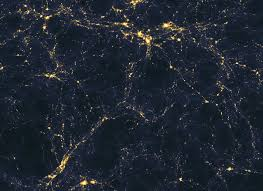
#> input picture t1/image.jpeg, 263 x 191 px
$ jupyter execute t1.ipynb
#> lines starting #> are read from the running program, lines starting #| are printed output that depends on the picture; after the words box and inside, x2 and y2 are one past the last pixel; in counts of white or black regions, pixels touching at a corner belong together
#> further down, img is the input picture: shape (191, 263, 3); mean R, G, B 31.9, 39, 49.3
[cell 1]
import numpy as np
import matplotlib.pyplot as plt
from skimage.filters import gaussian, threshold_otsu
from skimage.morphology import remove_small_objects, medial_axis, white_tophat, disk, dilation, erosion
from skimage.filters import median
from scipy.ndimage import binary_fill_holes, label
from scipy.signal import convolve2d

[cell 2]
class FilFinderPipeline:
    def __init__(self, image):
        # Garante que a imagem de entrada seja 2D e do tipo float
        self.image = image.mean(axis=2).astype(float) if image.ndim == 3 else image.astype(float)
        self.params = self._get_default_params()

        # Armazena os resultados intermediários
        self.flattened_image = None
        self.smoothed_image = None
        self.adaptive_mask = None
        self.skeleton = None
        self.pruned_skeleton = None

        # Armazena os resultados novos
        self.tophat_image = None
        self.otsu_mask = None
        self.filled_mask = None
        self.morphological_gradient = None


    def _get_default_params(self):
        return {
            'gaussian_sigma': 1.0,            # Sigma para suavização Gaussiana
            'adaptive_threshold_size': 40,  # Tamanho do patch para limiar adaptativo
            'min_mask_area': 20,              # Área mínima para um objeto na máscara
            'median_filter_size': 5,          # Tamanho do filtro de mediana para limpar a máscara
            'prune_threshold': 15,            # Limiar de comprimento para poda de ramos

            'tophat_radius': 15,              # Raio do elemento estruturante para o top-hat
            'gradient_radius': 5,             # Raio do elemento estruturante para o gradiente
        }

    # A imagem é transformada usando uma função arco-tangente para
    # suprimir objetos muito brilhantes que poderiam ofuscar os filamentos.

    # Etapa 1: Achatamento da Imagem
    def flatten_image(self):
        positive_pixels = self.image[self.image > 0]
        if positive_pixels.size == 0:
            self.flattened_image = self.image.copy()
            return self.flattened_image

        log = np.log(positive_pixels)
        mu = np.mean(log)
#> mu = 3.6
        sigma = np.std(log)
#> sigma = 0.384

        i_0 = np.exp(mu + 2 * sigma)
#> i_0 = 79.08
        self.flattened_image = i_0 * np.arctan(self.image / i_0)
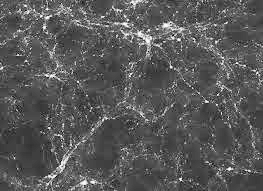
#> self.flattened_image: shape (191, 263) float64; min 1, max 99.62, mean 35.4; drawn with min black and max white
        print("Etapa 1: Imagem achatada com sucesso.")
        return self.flattened_image

    # Os dados achatados são suavizados com um filtro Gaussiano para minimizar
    # variações de pequena escala dentro dos filamentos (0.05 pc), o que ajuda a evitar
    # a detecção de elementos ruidosos.

    # Etapa 2: Suavização
    def smooth_image(self, image):
        self.smoothed_image = gaussian(image, sigma=self.params['gaussian_sigma'])
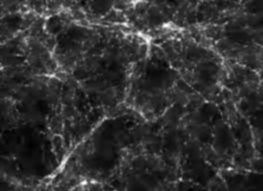
#> self.smoothed_image: shape (191, 263) float64; min 21.14, max 92.98, mean 35.4; drawn with min black and max white
        print("Etapa 2: Imagem suavizada.")
        return self.smoothed_image

    # Em vez de um único limiar de brilho para toda a imagem,
    # o algoritmo compara cada pixel com a mediana de uma pequena
    # área ao seu redor (tamanho do patch de 0.2 pc). Isso permite que filamentos sejam detectados
    # tanto em regiões brilhantes quanto em regiões mais fracas da imagem.

    # Objetos na máscara com uma área menor que um limiar (5pi(0.1 pc)^2)
    # são removidos, pois são considerados ruído.

    # Um filtro de mediana final é aplicado para suavizar as bordas dos objetos na máscara,
    # o que limita a criação de ramificações fake na etapa seguinte.

    def create_mask(self, image):

        # Etapa 3: Criar máscara com limiar adaptativo.
        footprint = np.ones((self.params['adaptive_threshold_size'], self.params['adaptive_threshold_size']))
        local_median = median(image, footprint)
        adaptive_mask = image > local_median

        # Etapa 4: Remover objetos pequenos com área abaixo de um limiar.
        cleaned_mask = remove_small_objects(adaptive_mask, min_size = 5*np.pi*(self.params['min_mask_area'])**2)
        print("Etapas 3 e 4: Máscara adaptativa criada e objetos pequenos removidos.")

        # Etapa 5: Aplicar filtro de mediana para suavizar as bordas da máscara.
        self.mask = median(cleaned_mask, np.ones((self.params['median_filter_size'], self.params['median_filter_size'])))
        print("Etapa 5: Máscara finalizada.")
        return self.mask

    # Após a criação da máscara, cada estrutura é reduzida a um esqueleto usando
    # Medial Axis Transform. Contudo, este processo cria muitas pequenas
    # ramificações indesejadas que precisam ser podadas.

    # Etapa 6: Esqueletização
    def skeletonize(self, mask):
        self.skeleton = medial_axis(mask)
        print("Etapa 6: Esqueletização concluída.")
        return self.skeleton

    # Etapa 7: Poda do Esqueleto
    def prune_skeleton(self, skeleton):

        kernel = np.ones((3, 3), dtype=np.uint8)
        neighbors = convolve2d(skeleton, kernel, mode='same') * skeleton
        endpoints = (neighbors == 2) # (1 para o próprio pixel, 1 para o vizinho)

        labeled_skeleton, num_branches = label(self.skeleton)

        pruned_skeleton = skeleton.copy()

        for i in range(1, num_branches + 1):
            branch_pixels = np.argwhere(labeled_skeleton == i)

            if len(branch_pixels) < self.params['prune_threshold']:
                is_endpoint_branch = False
                for y, x in branch_pixels:
                    if endpoints[y, x]: # Verifica se este ramo caba ou se conecta novamente
                        is_endpoint_branch = True
                        break

                if is_endpoint_branch:
                    for y, x in branch_pixels:
                        pruned_skeleton[y, x] = 0

        self.pruned_skeleton = pruned_skeleton
        print("Etapa 7: Poda do esqueleto concluída.")
        return self.pruned_skeleton


    # Métodos morfológicos adicionais

    def apply_tophat(self, image):
        selem = disk(self.params['tophat_radius'])
        self.tophat_image = white_tophat(image, selem)
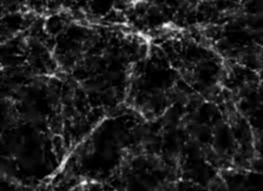
#> self.tophat_image: shape (191, 263) float64; min 0, max 61.84, mean 7.4; drawn with min black and max white
        print("Transformação Top-Hat aplicada para realçar filamentos.")
        return self.tophat_image

    def calculate_morphological_gradient(self, image):
        selem = disk(self.params['gradient_radius'])
        dilated = dilation(image, selem)
        eroded = erosion(image, selem)
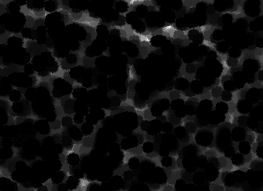
#> eroded: shape (191, 263) float64; min 0, max 19.21, mean 1.06; drawn with min black and max white
        self.morphological_gradient = dilated - eroded
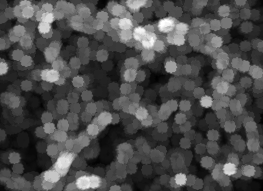
#> self.morphological_gradient: shape (191, 263) float64; min 0.136, max 61.84, mean 18.7; drawn with min black and max white
        print("Gradiente Morfológico calculado.")
        return self.morphological_gradient

    def apply_otsu_threshold(self, image):
        thresh = threshold_otsu(image)
#> thresh = 22.19
        self.otsu_mask = image > thresh
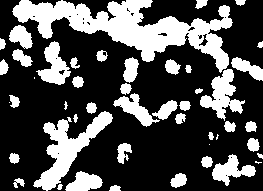
#> self.otsu_mask: shape (191, 263) bool; 31% white; 47 white regions (6 under 20 px), largest, box (x1, y1, x2, y2) and area: (12, 0, 233, 73) 6147, (33, 111, 113, 191) 2081, (200, 69, 245, 121) 1023
        print(f"Limiar de Otsu aplicado com valor = {thresh:.2f}.")
#| Limiar de Otsu aplicado com valor = 22.19.
        return self.otsu_mask

    def close_holes(self, mask):
        self.filled_mask = binary_fill_holes(mask)
        print("Buracos na máscara foram preenchidos.")
        return self.filled_mask

    def run_pipeline(self, paper = True):
        img_flattened = self.flatten_image()
        img_smoothed = self.smooth_image(img_flattened)

        if not paper:
            img_smoothed = self.apply_tophat(img_smoothed)
            img_smoothed = self.calculate_morphological_gradient(img_smoothed)
            mask = self.apply_otsu_threshold(img_smoothed)

        if paper: mask = self.create_mask(img_smoothed)

        #if not paper: mask = self.close_holes(mask)

        skeleton = self.skeletonize(mask)
#> in skeletonize, `self.skeleton = medial_axis(mask)`: self.skeleton: shape (191, 263) bool; 4.2% white in thin lines or dots
        pruned_skeleton = self.prune_skeleton(skeleton)
#> in prune_skeleton, `endpoints = (neighbors == 2)`: endpoints: shape (191, 263) bool; 0.39% white in thin lines or dots
#> in prune_skeleton, `labeled_skeleton, num_branches = label(self.skeleton)`:
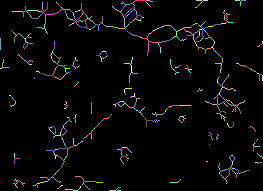
#> labeled_skeleton: shape (191, 263) int32; 978 distinct labels, from 0 to 977; one colour per label, 0 black
#> in prune_skeleton, `labeled_skeleton, num_branches = label(self.skeleton)`: num_branches = 977
#> the loop in prune_skeleton, `for i in range(1, num_branches + 1):` made 977 passes
#> branch_pixels on passes 2, 7, 8, 9, 10, 11, 15, 16, 17, 18, 19, 20: [[0, 146], [0, 147], [0, 148], [0, 149]], [[1, 122]], [[1, 134]], [[1, 145]], [[1, 150], [1, 151], [1, 152]], [[1, 202]], [[2, 56]], [[2, 123]], [[2, 133]], [[2, 146]], [[2, 201]], [[3, 57]]
#> after the loop in prune_skeleton, `for i in range(1, num_branches + 1):`:
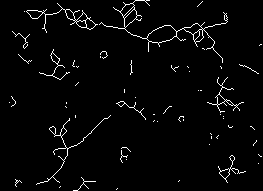
#> pruned_skeleton: shape (191, 263) bool; 2.9% white in thin lines or dots
        print("\nPipeline FILFINDER concluída.")

    def plot_results(self, paper = True):

#> called with paper = False
        if paper:
            steps = {
                'Imagem Original': self.image,
                '1. Achatada': self.flattened_image,
                '2. Suavizada': self.smoothed_image,
                '3-5. Máscara': self.mask,
                '6. Esqueleto': self.skeleton,
                '7. Esqueleto Podado': self.pruned_skeleton
            }
        else:
            steps = {
                'Imagem Original': self.image,
                '1. Achatada': self.flattened_image,
                '2. Suavizada': self.smoothed_image,
                'Top-Hat': self.tophat_image,
                'Gradiente Morfológico': self.morphological_gradient,
                'Limiar de Otsu': self.otsu_mask,
                #'Máscara Final': self.filled_mask,
                '6. Esqueleto': self.skeleton,
                '7. Esqueleto Podado': self.pruned_skeleton
            }

        fig, axes = plt.subplots((len(steps) // 2)+1, 2, figsize=(15, 10))
        ax = axes.ravel()

        for i, (title, img) in enumerate(steps.items()):
            if img is not None:
                ax[i].imshow(img, cmap='gray', origin='lower')
            ax[i].set_title(title)
            ax[i].set_xticks([])
            ax[i].set_yticks([])
#> this loop made 8 passes
#> title on passes 1 to 8: 'Imagem Original', '1. Achatada', '2. Suavizada', 'Top-Hat', 'Gradiente Morfológico', 'Limiar de Otsu', '6. Esqueleto', '7. Esqueleto Podado'

        # Oculta eixos extras se houver algum
        for i in range(len(steps), len(ax)):
            ax[i].set_visible(False)
#> this loop made 2 passes
#> i on passes 1 to 2: 8, 9

        plt.tight_layout()
        plt.show()

        # Plot final sobrepondo o filamento na imagem original
        pruned_mask = np.ma.masked_where(self.pruned_skeleton == 0, self.pruned_skeleton)

        plt.figure(figsize=(8, 8))
        plt.imshow(self.image, cmap='gray', origin='lower')
        plt.imshow(pruned_mask, cmap='OrRd', vmin=0, vmax=1, origin='lower')
        plt.title('Resultado Final: Filamento sobre a Imagem Original')
        plt.xticks([])
        plt.yticks([])
        plt.show()

[cell 3]
img = plt.imread('image.jpeg')

# Instancia e executa a pipeline
filfinder = FilFinderPipeline(img)
filfinder.run_pipeline(False)

# Mostra os resultados
filfinder.plot_results(False)

[cell 4]
np.random.seed(42)
shape = (256, 256)
x, y = np.indices(shape)

# Cria algumas estruturas sinusoidais para simular filamentos
filament1 = 0.8 * np.exp(-((y - 128 - 30 * np.sin(x / 30.0))**2) / 20)
filament2 = 1.0 * np.exp(-((y - 180 + 40 * np.cos(x / 40.0))**2) / 30)
filament3 = 0.6 * np.exp(-((x - 100 - 30 * np.sin(y / 25.0))**2) / 15)

synthetic_image = filament1 + filament2 + filament3
synthetic_image = gaussian(synthetic_image, sigma=3)

# Adiciona ruído Gaussiano
noise = 0.1 * np.random.randn(*shape)
synthetic_image += noise
synthetic_image = np.clip(synthetic_image, 0, np.max(synthetic_image))

filfinder = FilFinderPipeline(synthetic_image)
filfinder.run_pipeline(False)

# Mostra os resultados
filfinder.plot_results(False)
#> call 2 of plot_results, with paper = False
#> in plot_results (call 2), `plt.show()`:
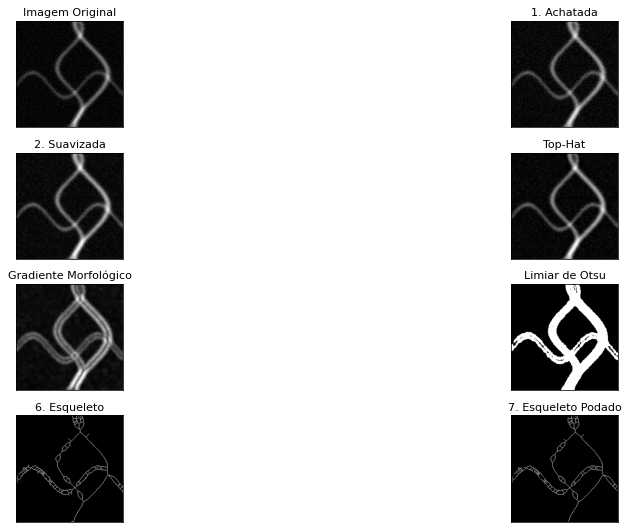
#> figure drawn by matplotlib, 8 panels
#> in plot_results (call 2), `plt.show()`:
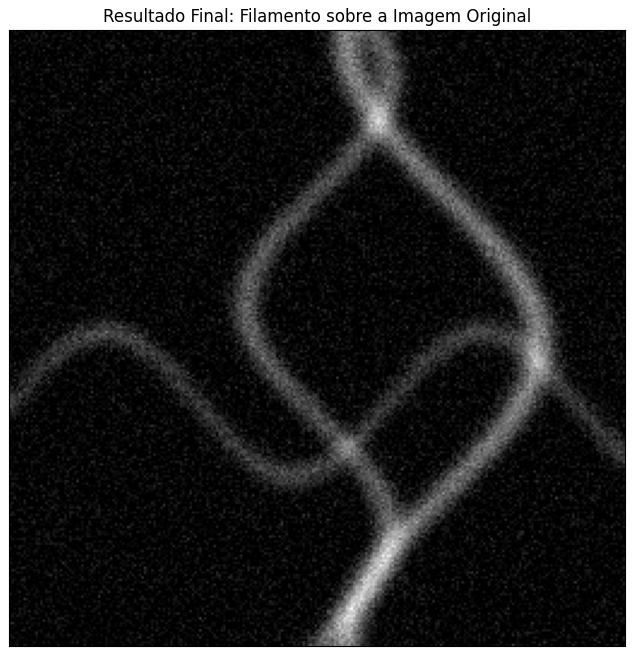
#> figure drawn by matplotlib, 1 panel
